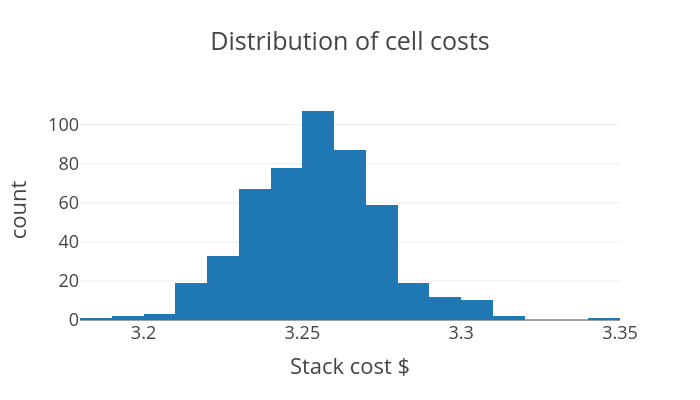

Notebook source saved alongside this figure:
### Code cell
# look at the distribution of the cost of the cell stacks

plot_data = pd.DataFrame({
    'cell_name': [c.name for c in cells],
    'stack_cost': [c.cost_breakdown[s] for c, s in zip(cells, stacks)]
})

px.histogram(plot_data, x='stack_cost', title='Distribution of cell costs', nbins=20, template='presentation', 
             labels={'stack_cost': 'Stack cost $'}, width=700, height=400).show()

### Figure 1 — Plotly figure (JSON) as saved in the notebook; plotly's stock layout.template omitted (floating-point values rounded to 4 significant figures; data arrays with more than 128 entries replaced by an {"elided": "..."} marker saying what was removed)
{"data": [{"bingroup": "x", "hovertemplate": "Stack cost $=%{x}<br>count=%{y}<extra></extra>", "legendgroup": "", "marker": {"color": "#1F77B4", "pattern": {"shape": ""}}, "name": "", "nbinsx": 20, "orientation": "v", "showlegend": false, "type": "histogram", "x": {"elided": "500 float values"}, "xaxis": "x", "yaxis": "y"}], "layout": {"barmode": "relative", "height": 400, "legend": {"tracegroupgap": 0}, "title": {"text": "Distribution of cell costs"}, "width": 700, "xaxis": {"anchor": "y", "domain": [0, 1], "title": {"text": "Stack cost $"}}, "yaxis": {"anchor": "x", "domain": [0, 1], "title": {"text": "count"}}}}
